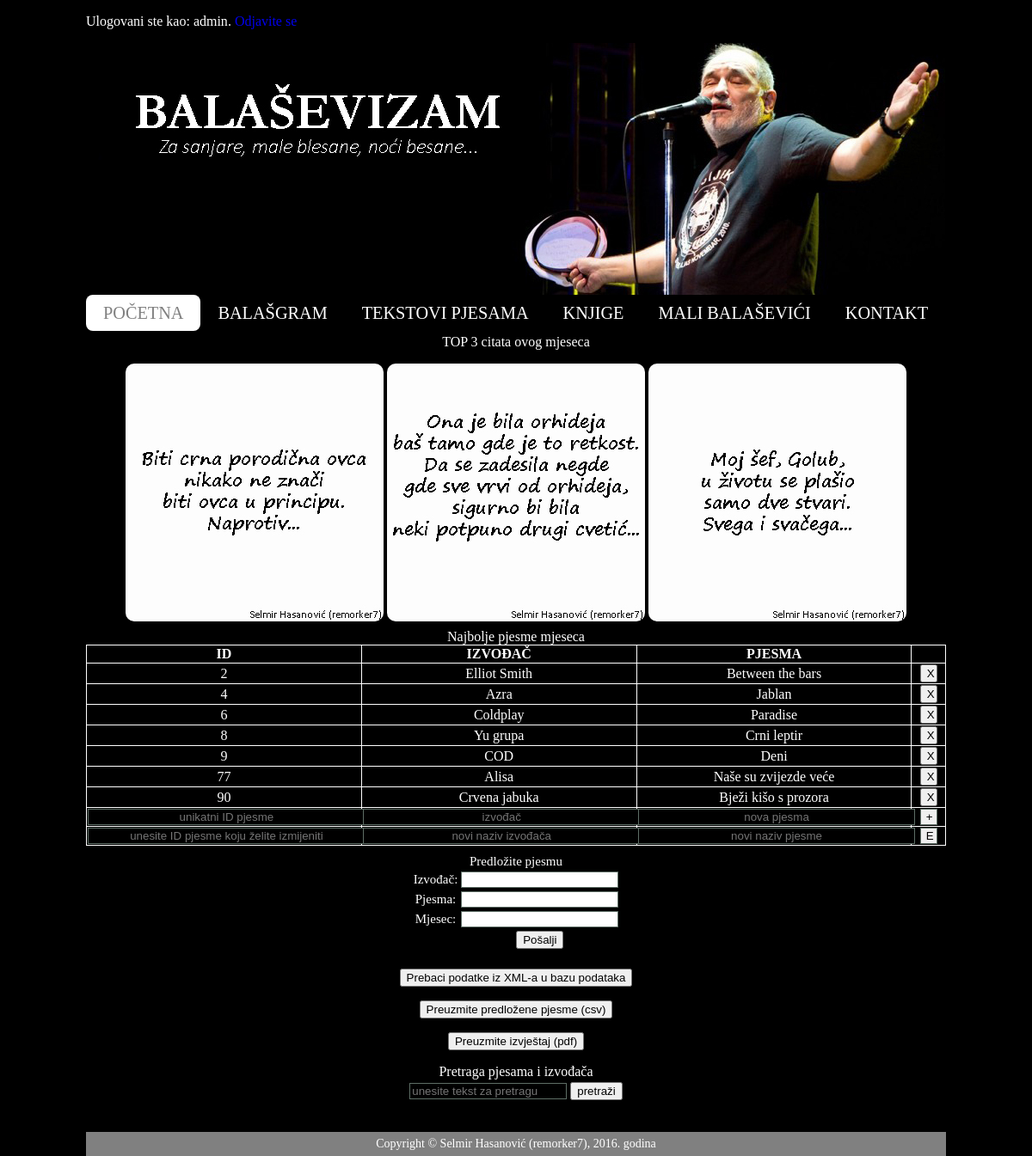
Page /pocetna.php (signed in) on the earlier database version.
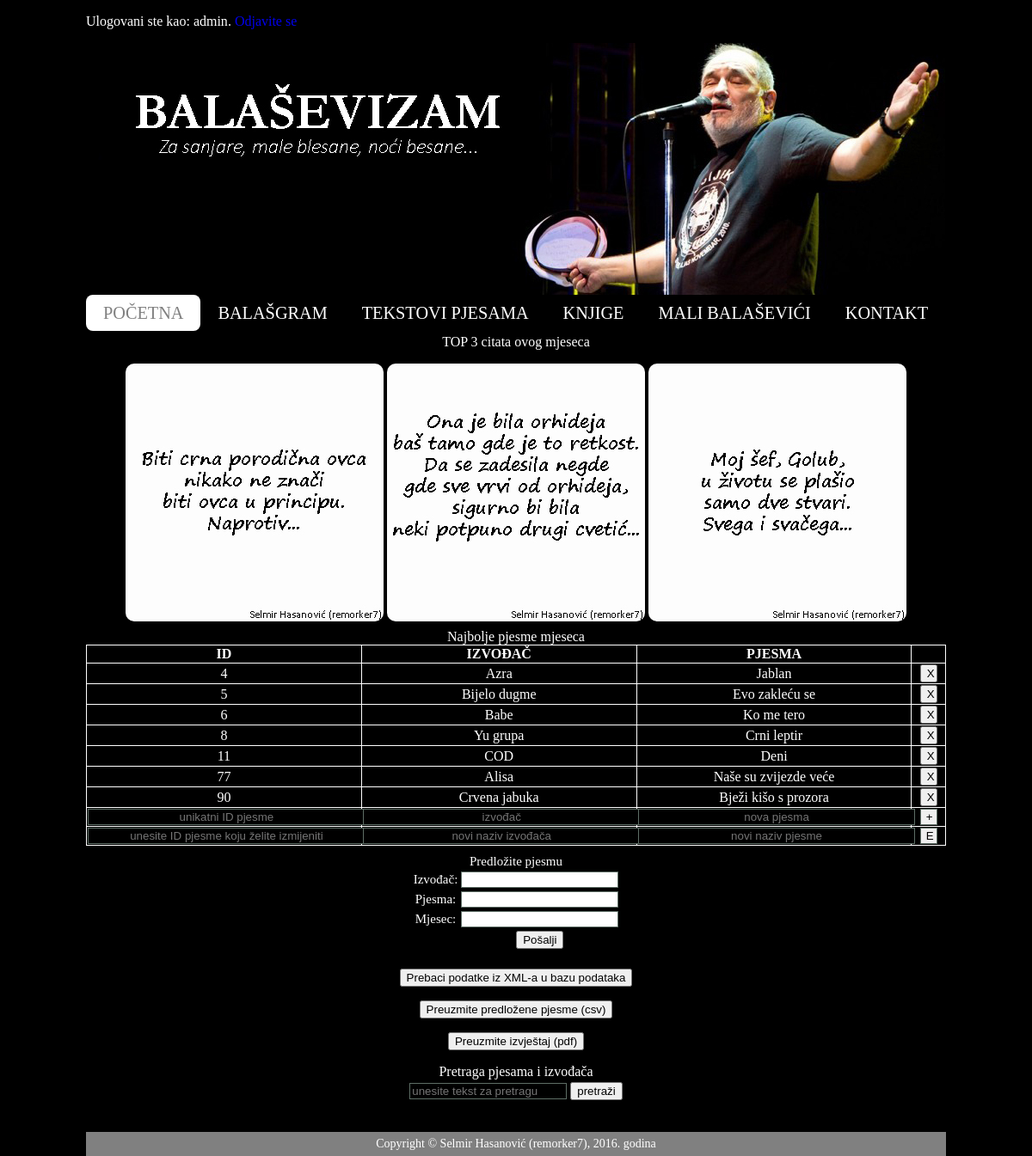
Same page on the later database version.
### tables this page shows
CREATE TABLE `najbolje` (
  `id` int(11) NOT NULL,
  `izvodjac` varchar(100) NOT NULL,
  `pjesma` varchar(100) NOT NULL,
  `korisnik` varchar(100) NOT NULL,
  `pjesmafk` int(11) DEFAULT NULL
);

### pocetna.php (the view, shortened to what this page needs)
<!DOCTYPE html>
<html>
<head>
	<link type = "text/css" rel = "stylesheet" href = "balasevizam.css"/>
</head>
<body>
	<div class = "okvir">
		<p id = "poruka-log">
			Ulogovani ste kao: <?php echo $_SESSION['username']; ?>.
			<a id = "odjava" href = "odjava.php">Odjavite se</a></p>
		<div class = "banner">
			<img src = "slike/banner.jpg" alt = "Đorđe Balašević"/>
		</div>
		<div class = "meni" id = "meni_div">
			<nav>
				<ul>
					<li><a href = "pocetna.php" class = "aktivni">POČETNA</a></li>
					<li><a href = "balasgram.php">BALAŠGRAM</a></li>
					<li><a href = "tekstoviPjesama.php">TEKSTOVI PJESAMA</a></li>
					<li><a href = "knjige.php">KNJIGE</a></li>
					<li><a href = "maliBalasevici.php">MALI BALAŠEVIĆI</a></li>
					<li><a href = "kontakt.php">KONTAKT</a></li>
				</ul>
			</nav>
		</div>
		<div id = "sadrzaj" class = "sadrzaj">
			<div class = "top-slike">
				<p class = "citati">TOP 3 citata ovog mjeseca</p>
				<a href = "#prikaz-slike"><img src = "slike/citat1.jpg" alt = "Slika 1" onclick = "funkcijaPrikaz('slike/citat1.jpg'); return false;"/></a>
				<a href = "#prikaz-slike"><img src = "slike/citat6.jpg" alt = "Slika 6" onclick = "funkcijaPrikaz('slike/citat6.jpg'); return false;"/></a>
				<a href = "#prikaz-slike"><img src = "slike/citat3.jpg" alt = "Slika 3" onclick = "funkcijaPrikaz('slike/citat3.jpg'); return false;"/></a>
			</div>
			<div class = "top-pjesme">
				<form method = "post" name = "forma-najbolje-pjesme" action = "">
					<table class = "playlista" id = "pjesme_najbolje">
						<caption>Najbolje pjesme mjeseca</caption>
						<tr>
							<th>ID</th>
							<th>IZVOĐAČ</th>
							<th>PJESMA</th>
						</tr>
						<?php
							$veza = new PDO('mysql:host=' . getenv('MYSQL_SERVICE_HOST') . ';port=3306;dbname=balasevizam', 'remorker7', 'balasevizam7');
							$veza->exec("set names utf8");
							$upit = 'SELECT * FROM najbolje';
							foreach($veza->query($upit) as $red) {
								echo '<tr>';
								echo '<td>'. htmlspecialchars($red['id'], ENT_QUOTES, 'UTF-8') . '</td>';
								echo '<td>'. htmlspecialchars($red['izvodjac'], ENT_QUOTES, 'UTF-8') . '</td>';
								echo '<td>'. htmlspecialchars($red['pjesma'], ENT_QUOTES, 'UTF-8') . '</td>';
								if(stristr($_SESSION['username'], "admin")){
									echo '<td><form action = "" method = "POST"><input type = "hidden" name = "xkaodelete" value = "' . $red['id']. '"/><input type = "submit" name = "izbrisi" value = "X" style = "width: 20px;"/></form></td>';
								}
								echo '</tr>';
							}
							if(stristr($_SESSION['username'], "admin")){
								echo '<tr>';
								echo '<td><input type = "text" style = "background-color: black; color: white;" name = "IDdodaj" class = "unos" placeholder = "unikatni ID pjesme"></td>';
								echo '<td><input type = "text" style = "background-color: black; color: white;" name = "izvodjacdodaj" class = "unos" placeholder = "izvođač"></td>';
								echo '<td><input type = "text" style = "background-color: black; color: white;" name = "pjesmadodaj" class = "unos" placeholder = "nova pjesma"></td>';
								echo '<td><input type = "submit" name = "dodaj" class = "unos" value = "+" style = "width: 20px;"';
								echo '</tr>';
								echo '<tr>';
								echo '<td><input type = "text" style = "background-color: black; color: white;" name = "izmjena_ID" class = "unos" placeholder = "unesite ID pjesme koju želite izmijeniti"></td>';
								echo '<td><input type = "text" style = "background-color: black; color: white;" name = "novi_izvodjac" class = "unos" placeholder = "novi naziv izvođača"></td>';
								echo '<td><input type = "text" style = "background-color: black; color: white;" name = "nova_pjesma" class = "unos" placeholder = "novi naziv pjesme"></td>';
								echo '<td><input type = "submit" name = "napravi_izmjene" class = "unos" value = "E" style = "width: 20px;"';
								echo '</tr>';
							}
						?>
					</table>
			</div>
			<div class = "pjesma">
				<form method = "post" class = "forma-pocetna" name = "forma-pocetna" action = "" onsubmit = "return ValidirajPocetna()">
					<table class = "najbolja-pjesma">
						<caption>Predložite pjesmu</caption>
						<tr>
							<td>Izvođač: </td>
							<td><input type = "text" name = "izvodjac" class = "unos"></td>
						</tr>
						<tr>
							<td>Pjesma: </td>
							<td><input type = "text" name = "pjesma" class = "unos"></td>
						</tr>
						<tr>
							<td>Mjesec: </td>
							<td><input type = "text" name = "mjesec" class = "unos"></td>
						</tr>
						<tr>
							<td></td>
							<td class = "desno"><input name = "slanje" type = "submit" value = "Pošalji"></td>
						</tr>
						<tr>
							<td></td>
							<td>
							</td>
						</tr>
					</table>
				</form>
				<form method = "post" class = "forma-pocetna" name = "forma-prebacivanje" action = "">
					<?php
						if(stristr($_SESSION['username'], "admin")){
							echo '<p class = "citati"><input name = "XMLtoDB" type = "submit" value = "Prebaci podatke iz XML-a u bazu podataka"></p>';
						}
					?>
				</form>
				<form method = "post" class = "forma-pocetna" name = "forma-preuzimanje" action = "">
					<?php
						if(stristr($_SESSION['username'], "admin")){
							echo '<p class = "citati"><input name = "csvDownload" type = "submit" value = "Preuzmite predložene pjesme (csv)"></p>';
						}
					?>
				</form>
				<form method = "post" class = "forma-pocetna" name = "forma-preuzimanje_pdf" action = "">
					<p class = "citati"><input name = "pdfDownload" type = "submit" value = "Preuzmite izvještaj (pdf)"></p>
				</form>
				<div>
					<form method = "post" class = "forma-pocetna" name = "forma-pretrazivanje" action = "">
						<table class = "pretraga_xml">
							<caption>Pretraga pjesama i izvođača</caption>
							<tr class = "red_pretraga">
								<td><input type = "text" style = "background-color: black; color: white;" name = "pretrazivanje" class = "unos" placeholder = "unesite tekst za pretragu" onkeyup = "prikaziDoDeset(this.value)"></td>
								<td><input name = "pretraga" type = "submit" value = "pretraži"></td>
							</tr>
							<tr class = "red_pretraga">
								<td><div class = "pjesma" id = "instant_pretraga"></div></td>
								<td></td>
							</tr>
						</table>
					</form>
				</div>
			</div>
			<div class = "pjesma" id = "prikaz_div"></div>
		</div>
		<div class = "footer">
			<p>Copyright &copy; Selmir Hasanović (remorker7), 2016. godina</p>
		</div>
	</div>
</body>
</html>

### balasevizam.css (style rules this page uses)
body { margin: 0 auto; padding: 0; background-color: black; height: 100%; }
html { height: 100%; }
.playlista input { text-align: center; width: 100%; }
.okvir { width: 1000px; margin: 0 auto; }
.banner { height: 293px; }
.meni { width: 1000px; margin: 0px auto; margin-left: 0; margin-right: 0; float: left; padding: 0; }
.footer { width: 1000px; float: left; padding: 0; margin-top: 5px; color: white; line-height: 0px; background-color: gray; font-size: 14px; text-align: center; }
nav { height: 42px; margin: 0 auto; }
nav ul { list-style: none; margin: 0 auto; padding: 0; }
nav ul li a { float: left; display: inline-block; text-decoration: none; color: white; padding: 0px 20px; text-align: center; margin: 0 auto; line-height: 42px; font-size: 20.28px; }
nav ul li a.aktivni { background-color: white; color: gray; border-radius: 8px; }
.sadrzaj { text-align: center; margin: 20px 0px 0px 0px; padding-top: 5px; }
.playlista { border: 1px solid white; width: 100%; color: white; text-align: center; border-collapse: collapse; margin-bottom: 5px; }
.playlista td, tr, th { border: 1px solid white; }
.pjesma, .top-slike { width: 100%; color: white; margin: 0px 0px 5px 0px; padding-top: 5px; }
.pretraga_xml { border: 0; }
.najbolja-pjesma { font-size: 15px; }
.sadrzaj { margin-bottom: 0px; }
.desno { text-align: center; }
.pjesma table { margin: 0 auto; }
.ocjena-str, .najbolja-pjesma, #viber-kontakt { color: white; }
.sadrzaj img { border-radius: 10px; }
.unos { border: 1px solid #5E6E66; }
#poruka-log { color: white; }
#odjava { text-decoration: none; }
@media screen and (min-width:541px) { .meni { display: block !important; overflow: visible !important; } }

Differences in the rows shown:
removed najbolje: id "2", izvodjac "Elliot Smith", pjesma "Between the bars"
removed najbolje: id "9", izvodjac "COD", pjesma "Deni"
added najbolje: id "5", izvodjac "Bijelo dugme", pjesma "Evo zakleću se"
changed najbolje id 6: izvodjac "Coldplay" → "Babe"; pjesma "Paradise" → "Ko me tero"
added najbolje: id "11", izvodjac "COD", pjesma "Deni"
